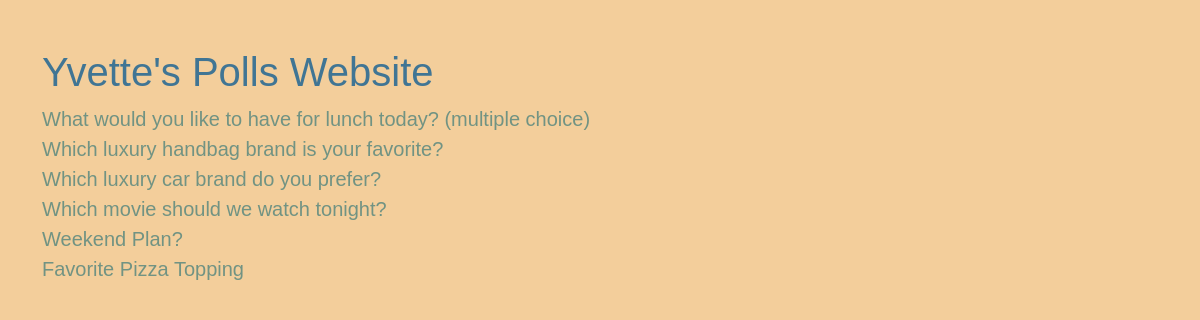
Before: /polls/ with the older database file.
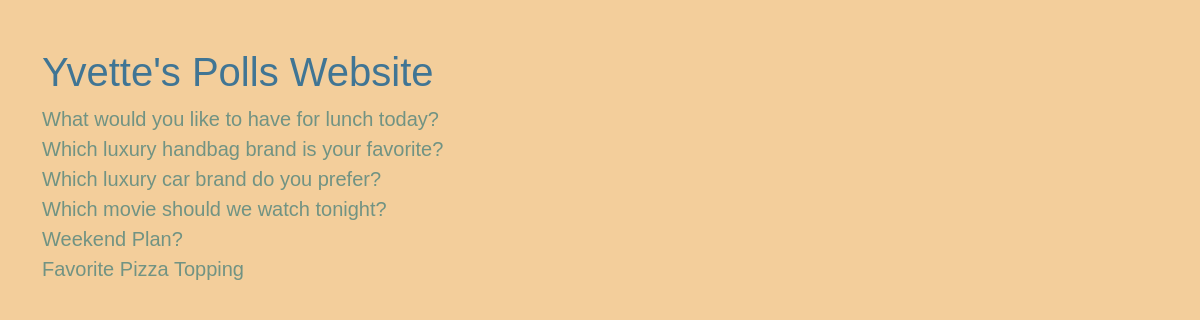
After: the same page with the newer database file.
### polls/models.py (models this page shows, shortened)
class Question(models.Model):
    question_text = models.CharField(max_length=200)
    pub_date = models.DateTimeField('date published')
    voter = models.CharField(max_length=50, null=True, blank=True)
    is_multiple_choice = models.BooleanField(default=False)

### polls/views.py (the view)
# urls.py: path('', views.IndexView.as_view(), name='index'),
class IndexView(generic.ListView):
    template_name = 'polls/index.html'
    context_object_name = 'latest_question_list'
    def get_queryset(self):
        return Question.objects.filter(pub_date__lte=timezone.now()).order_by('-pub_date')[:20]

### polls/templates/polls/index.html (shortened to what this page needs)
{% load static %}
<html>
<head>
    <link rel="stylesheet" href="{% static 'polls/style.css' %}">
    {% load bootstrap5 %}
    {% bootstrap_css %}
</head>
<body>
    <div class="container">
        <h1>Yvette's Polls Website</h1>
        {% if latest_question_list %}
            <ul class="list-unstyled">
            {% for question in latest_question_list %}
                <li><a class="text-decoration-none" href="{% url 'polls:detail' question.id %}">{{ question.question_text }}</a></li>
            {% endfor %}
            </ul>
        {% else %}
            <p>No polls are available.</p>
        {% endif %}
    </div>
</body>
</html>

Changed rows visible on the page:
changed Question: question_text "What would you like to have for lunch today? (multiple choice)" → "What would you like to have for lunch today?"
